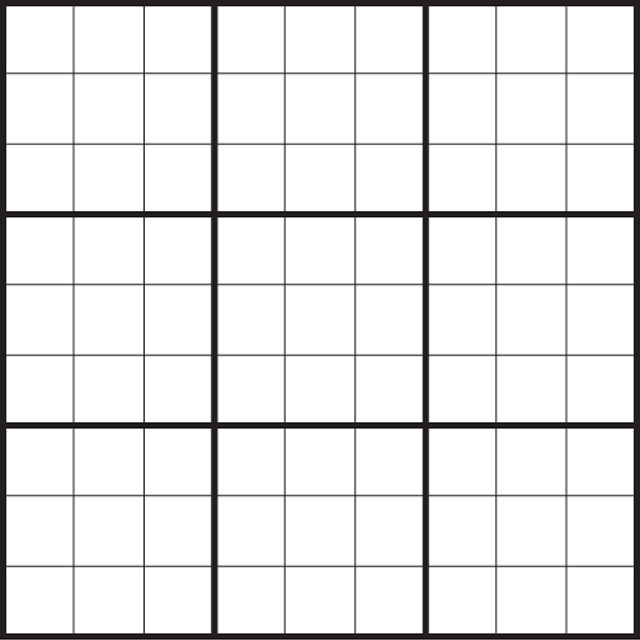
#> input picture img/sudoku-grid.png, 640 x 640 px, found by its file name
$ python photo_camera_read.py
#> lines starting #> are read from the running program, lines starting #| are printed output that depends on the picture; after the words box and inside, x2 and y2 are one past the last pixel; in counts of white or black regions, pixels touching at a corner belong together
import cv2
import numpy as np
import pickle
import pandas as pd

#####################################################

# scale = 640/480
scale = 1280/720
cached_sudoku_boards = 20


################### CNN functions ###########################


def grayscale(img):
    img = cv2.cvtColor(img, cv2.COLOR_BGR2GRAY)
    return img


def equalize(img):
    img = cv2.equalizeHist(img)
    return img


# [6 lines left out: function preprocessing, not called in this run]


def recognise(img):
    samples = np.loadtxt('src/train/generalsamples.data',np.float32)
    responses = np.loadtxt('src/train/generalresponses.data',np.float32)
    responses = responses.reshape((responses.size,1))

    model = cv2.ml.KNearest_create()
    model.train(samples, cv2.ml.ROW_SAMPLE, responses)

    out = np.zeros(img.shape,np.uint8)
    if  img.shape[0]>28:
        cv2.rectangle(img,(0,0),(img.shape[1],img.shape[0]),(0,255,0),2)
        roi = cv2.resize(img, (img.shape[0], img.shape[0]))
        roismall = cv2.resize(roi,(10,10))
        roismall = roismall.reshape((3,100))
        roismall = np.float32(roismall)
        retval, results, neigh_resp, dists = model.findNearest(roismall, k = 1)
        string = str(int((results[0][0])))
        cv2.putText(out,string,(0,0+img.shape[0]),0,1,(0,255,0))
        return int(results[0][0])
    return 0

#####################################################


def make_image_rectangle(img):
    img_small = cv2.resize(img, (0, 0), fx=scale, fy=scale)
    width = int(np.size(img_small, 1))
    height = int(np.size(img_small, 0))
    centre = int((width - height) / 2)

    return img_small[0:height, centre:width - centre]


def draw_user_interface(img_user):
    cv2.line(img_user, (70, 70), (70, 570), (0, 0, 0), 2)
    cv2.line(img_user, (70, 570), (570, 570), (0, 0, 0), 2)
    cv2.line(img_user, (570, 570), (570, 70), (0, 0, 0), 2)
    cv2.line(img_user, (570, 70), (70, 70), (0, 0, 0), 2)
    cv2.putText(img_user, "Press enter to confirm", (130, 60), cv2.FONT_HERSHEY_DUPLEX, 1, (0, 0, 0), 1, cv2.LINE_AA)

    return img_user


def get_dilated_image(img_small):
    img_blur = cv2.GaussianBlur(img_small, (5, 5), 1)
    img_gray = cv2.cvtColor(img_blur, cv2.COLOR_BGR2GRAY)
    img_canny = cv2.Canny(img_gray, 90, 20)

    return cv2.dilate(img_canny, np.ones((5, 5)), iterations=1)


def get_contour_points(img_dilate):
    max_area = 0
    sudoku_points = []

    contours, hierarchy = cv2.findContours(img_dilate, cv2.RETR_LIST, cv2.CHAIN_APPROX_SIMPLE)

    for contour in contours:
        area = cv2.contourArea(contour)
        points = cv2.approxPolyDP(contour, 50, 10, True)

        if area > max_area and len(points) == 4:
            sudoku_points = points
            max_area = area

    return sudoku_points


def sort_points(points):
    if len(points) != 4: raise ValueError

    x_average = (points[0][0][0] + points[1][0][0] + points[2][0][0] + points[3][0][0]) / 4
    y_average = (points[0][0][1] + points[1][0][1] + points[2][0][1] + points[3][0][1]) / 4

    se = nw = ne = sw = None

    for point in points:
        point = point[0]
        if point[0] > x_average and point[1] > y_average:
            se = point
        elif point[0] < x_average and point[1] < y_average:
            nw = point
        elif point[0] > x_average and point[1] < y_average:
            ne = point
        elif point[0] < x_average and point[1] > y_average:
            sw = point

    return [nw, ne, sw, se]


def get_transformed_sudoku(img_small, points):
    before = np.float32(points)
    after = np.float32([[0, 0], [1280, 0], [0, 1280], [1280, 1280]])

    matrix = cv2.getPerspectiveTransform(before, after)
    sudoku = cv2.warpPerspective(img_small, matrix, (1280, 1280))
    return cv2.resize(sudoku, (900, 900))


def get_separated_sudoku_numbers(img_sudoku):
    img_sudoku_blur = cv2.GaussianBlur(img_sudoku, (3, 3), 1)
    img_sudoku_gray = cv2.cvtColor(img_sudoku_blur, cv2.COLOR_BGR2GRAY)
    img_sudoku_canny = cv2.Canny(img_sudoku_gray, 90, 20)
    img_sudoku_dilate = cv2.dilate(img_sudoku_canny, np.ones((6, 6)))
    img_sudoku_processed = cv2.morphologyEx(img_sudoku_dilate, cv2.MORPH_CLOSE, np.ones((6, 6)))

    horizontal_structure = cv2.getStructuringElement(cv2.MORPH_RECT, (1, 100))
    vertical_structure = cv2.getStructuringElement(cv2.MORPH_RECT, (100, 1))
    img_sudoku_horizontal = cv2.morphologyEx(img_sudoku_processed, cv2.MORPH_OPEN, horizontal_structure)
    img_sudoku_vertical = cv2.morphologyEx(img_sudoku_processed, cv2.MORPH_OPEN, vertical_structure)

    img_sudoku_table = img_sudoku_horizontal + img_sudoku_vertical
    img_sudoku_table = cv2.dilate(img_sudoku_table, np.ones((15, 15)))

    return img_sudoku_processed - img_sudoku_table

def DED(grayImg):
    minInt, maxInt, minLoc, maxLoc = cv2.minMaxLoc(grayImg)
    beam = cv2.mean(grayImg)
    mean = float(beam[0])
    CannyOfTuna = cv2.Canny(grayImg, (mean + minInt)/2, (mean + maxInt)/2)
    return CannyOfTuna


# [20 lines left out: function get_completed_sudoku_photo, not called in this run]


def get_completed_sudoku_camera(img_sudoku_numbers, sudoku_cut, img_sudoku_result):
    thresh, im_bw = cv2.threshold(img_sudoku_numbers, 128, 255, 0)
    contours, hierarchy = cv2.findContours(DED(im_bw), cv2.RETR_EXTERNAL, cv2.CHAIN_APPROX_NONE)

    cv2.waitKey(0)

    sudoku_board = [[None] * 9 for _ in range(9)]

    for contour in contours:
        area = cv2.contourArea(contour)

        if area > 500:
            x, y, w, h = cv2.boundingRect(contour)
            img_number = sudoku_cut[y:y + h, x:x + w]
            prediction = recognise(img_number)

            y_index = int(np.floor(y / 100))
            x_index = int(np.floor(x / 100))

            cv2.putText(img_sudoku_result, str(prediction), (x_index * 70 + 20, y_index * 70 + 60),
                        cv2.FONT_HERSHEY_DUPLEX, 2, (0, 0, 0), 2, cv2.LINE_AA)

            sudoku_board[y_index][x_index] = prediction

    return img_sudoku_result, sudoku_board


# [54 lines left out: functions render_window, cache_sudoku_boards, get_result_sudoku_boards, read_image, not called in this run]


def read_camera():
    # cap = cv2.VideoCapture(0)
    img_sudoku_grid = cv2.imread("img/sudoku-grid.png")
#> img_sudoku_grid is the input picture: shape (640, 640, 3); mean B, G, R 231.8, 231.7, 232.1

    global scale
    # scale = 640 / cap.get(4)
    scale = 1280/720
    # scale = 1
    sudoku_boards = []
    loop = True

    while loop:
        # success, img = cap.read()
        img = cv2.imread("sudoku.jpg")
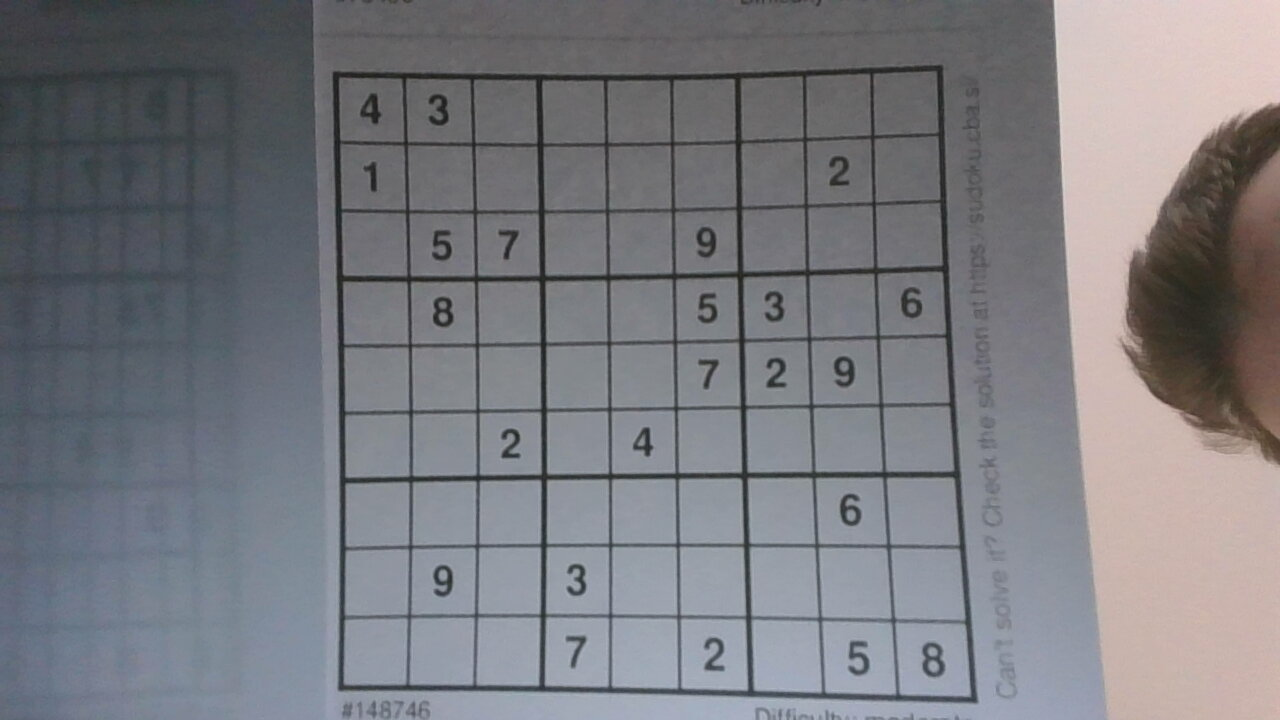
#> input picture sudoku.jpg, 1280 x 720 px, found by its file name
#> img is the input picture: shape (720, 1280, 3); mean B, G, R 127.1, 122, 121.5

        img_small = make_image_rectangle(img)
#> in make_image_rectangle, `width = int(np.size(img_small, 1))`: width = 2276
#> in make_image_rectangle, `height = int(np.size(img_small, 0))`: height = 1280
#> in make_image_rectangle, `centre = int((width - height) / 2)`: centre = 498
        img_user = draw_user_interface(img_small.copy())

        img_dilate = get_dilated_image(img_small)
#> in get_dilated_image, `img_canny = cv2.Canny(img_gray, 90, 20)`:
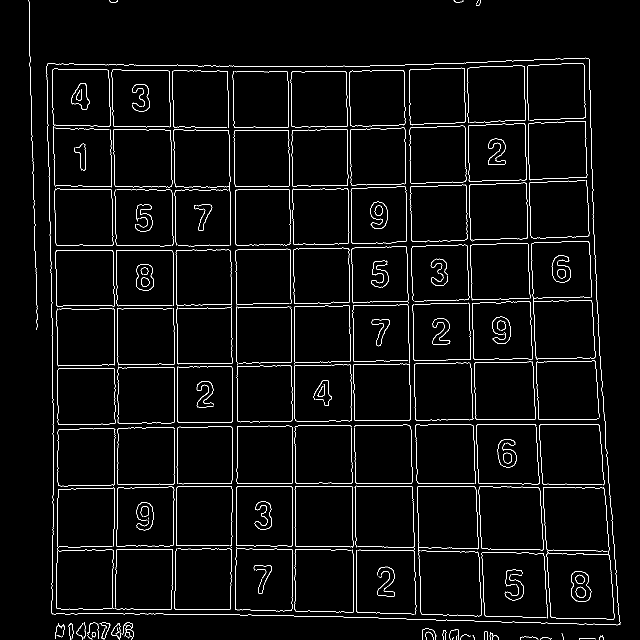
#> img_canny: shape (1280, 1280) (shown at 1/2 size); 3% white in thin lines or dots
#> in get_dilated_image, `return cv2.dilate(img_canny, np.ones((5, 5)), iterations=1)`:
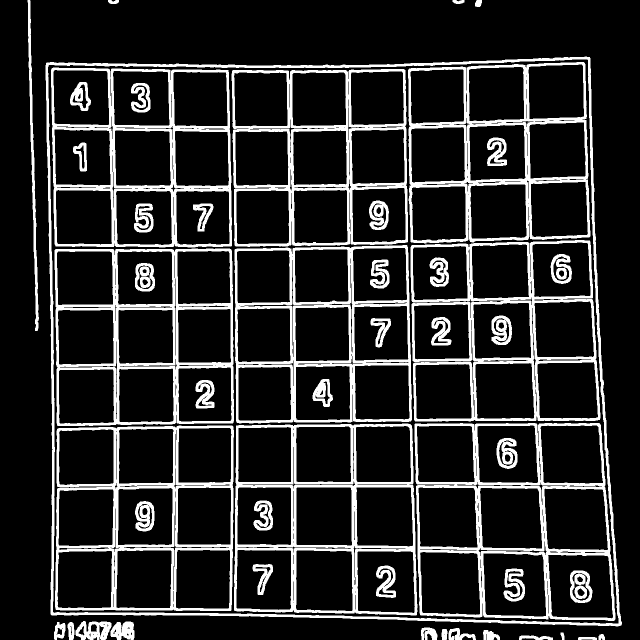
#> returned value: shape (1280, 1280) (shown at 1/2 size); 15.9% white; 52 white regions
        points = get_contour_points(img_dilate)
#> in get_contour_points, `contours, hierarchy = cv2.findContours(img_dilate, cv2.RETR_LIST, cv2...`: contours = 474 contours, 120 with area under 20; largest, box (x1, y1, x2, y2) and area: (91, 113, 1244, 1253) 1227600, (95, 118, 1238, 1248) 1208362, (829, 846, 1231, 1242) 147964, (468, 847, 835, 1231) 134771, (110, 851, 468, 1222) 129093
#> the loop in get_contour_points, `for contour in contours:` made 474 passes
#> (area, sudoku_points, max_area) on passes 77, 179, 469, 470: (15211, [[1095, 1111], [1214, 1111], [1226, 1234], [1106, 1233]], 15211), (134771, [[820, 848], [472, 851], [469, 1221], [833, 1229]], 134771), (1208361.5, [[1174, 118], [1237, 1246], [107, 1225], [96, 131]], 1208361.5), (1227600, [[1179, 114], [92, 126], [103, 1230], [1242, 1250]], 1227600)
#> (area, points) on passes 1, 3, 8, 14, 20, 22: (157.5, [[1156, 1275]]), (342.5, [[1038, 1275], [1105, 1279]]), (104.5, [[1199, 1269]]), (69.5, [[1121, 1265]]), (408, [[967, 1261]]), (202.5, [[885, 1258]])
#> after the loop in get_contour_points, `for contour in contours:`: max_area = 1227600
#> points = [[1179, 114], [92, 126], [103, 1230], [1242, 1250]]

        try:
            points = sort_points(points)
#> in sort_points, `x_average = (points[0][0][0] + points[1][0][0] + points[2][0][0] + poi..`: x_average = 654
#> in sort_points, `y_average = (points[0][0][1] + points[1][0][1] + points[2][0][1] + poi..`: y_average = 680
#> the loop in sort_points, `for point in points:` made 4 passes
#> points = [[92, 126], [1179, 114], [103, 1230], [1242, 1250]]
            img_sudoku = get_transformed_sudoku(img_small, points)
#> in get_transformed_sudoku, `before = np.float32(points)`: before has the same summary as points in read_camera
#> in get_transformed_sudoku, `matrix = cv2.getPerspectiveTransform(before, after)`: matrix = [[1.22, -0.0122, -110.7], [0.0135, 1.22, -155.2], [2.66e-05, 4.19e-05, 1]]
        except (ValueError, cv2.error):
            loop = render_window(img_user, img_sudoku_grid)
            continue

        img_sudoku_numbers = get_separated_sudoku_numbers(img_sudoku)
#> in get_separated_sudoku_numbers, `img_sudoku_canny = cv2.Canny(img_sudoku_gray, 90, 20)`: img_sudoku_canny: shape (900, 900); 4.7% white in thin lines or dots
#> in get_separated_sudoku_numbers, `img_sudoku_dilate = cv2.dilate(img_sudoku_canny, np.ones((6, 6)))`: img_sudoku_dilate: shape (900, 900); 27.7% white; 24 white regions, largest, box (x1, y1, x2, y2) and area: (0, 0, 900, 900) 195544, (823, 817, 860, 869) 1586, (144, 335, 179, 384) 1445
#> in get_separated_sudoku_numbers, `img_sudoku_processed = cv2.morphologyEx(img_sudoku_dilate, cv2.MORPH_C..`: img_sudoku_processed: shape (900, 900); 29.6% white; 24 white regions, largest, box (x1, y1, x2, y2) and area: (0, 0, 900, 900) 208799, (824, 818, 861, 870) 1675, (722, 817, 757, 870) 1556
#> in get_separated_sudoku_numbers, `img_sudoku_horizontal = cv2.morphologyEx(img_sudoku_processed, cv2.MOR..`: img_sudoku_horizontal: shape (900, 900); 13.6% white; 10 white regions, largest, box (x1, y1, x2, y2) and area: (0, 0, 19, 900) 14038, (881, 0, 900, 900) 12573, (289, 8, 319, 900) 12523
#> in get_separated_sudoku_numbers, `img_sudoku_vertical = cv2.morphologyEx(img_sudoku_processed, cv2.MORPH..`: img_sudoku_vertical: shape (900, 900); 13.7% white; 10 white regions, largest, box (x1, y1, x2, y2) and area: (0, 0, 900, 24) 13677, (5, 583, 900, 609) 12343, (0, 294, 898, 319) 12223
#> in get_separated_sudoku_numbers, `img_sudoku_table = cv2.dilate(img_sudoku_table, np.ones((15, 15)))`:
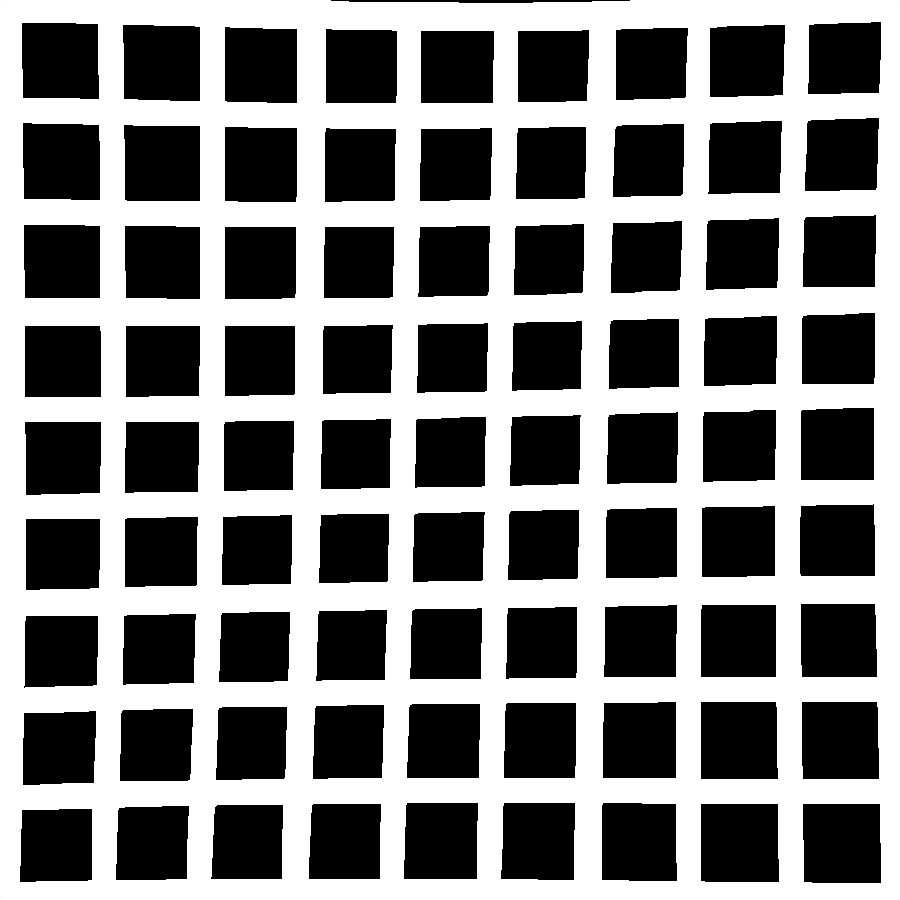
#> img_sudoku_table: shape (900, 900); min 0, max 255, mean 124
        img_sudoku_numbers = ~img_sudoku_numbers
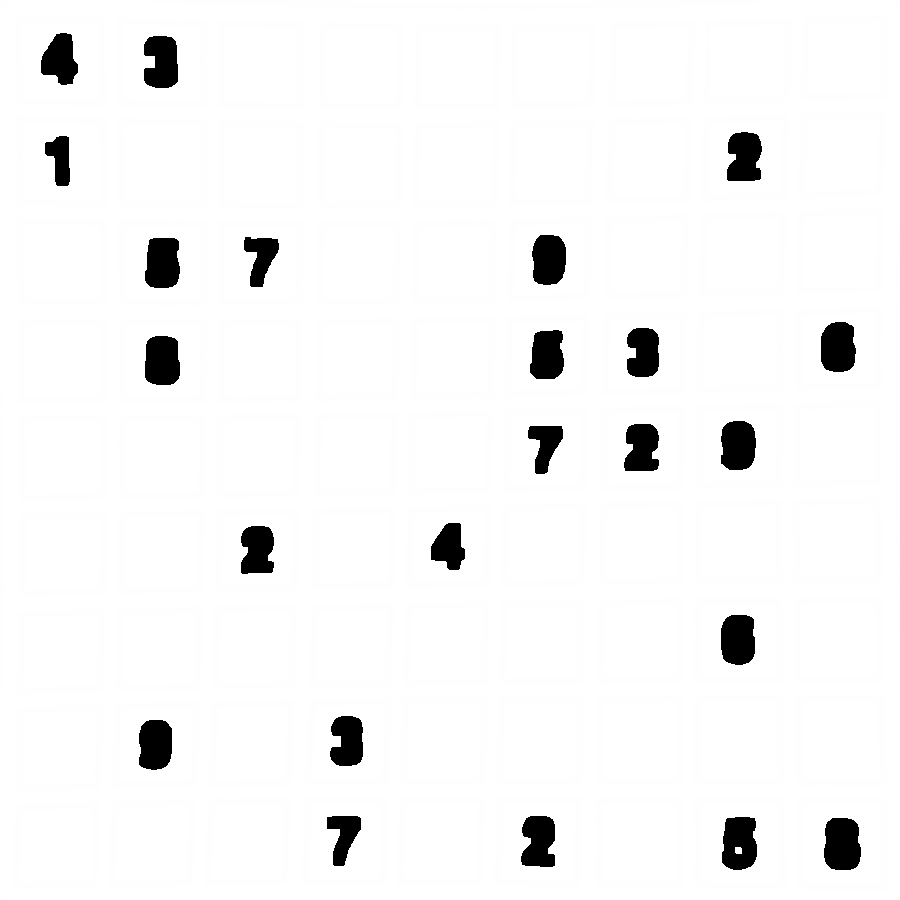
#> img_sudoku_numbers: shape (900, 900); min 0, max 255, mean 244.9
        cv2.imwrite("./sudoku_board.jpg", img_sudoku_numbers)

        img_sudoku_result, sudoku_board = get_completed_sudoku_camera(img_sudoku_numbers, img_sudoku,
                                                                      img_sudoku_grid.copy())
#> in get_completed_sudoku_camera, `thresh, im_bw = cv2.threshold(img_sudoku_numbers, 128, 255, 0)`: im_bw: shape (900, 900); 96.1% white; 23 black regions, largest, box (x1, y1, x2, y2) and area: (824, 818, 861, 870) 1675, (722, 817, 757, 870) 1556, (145, 238, 180, 288) 1535
#> in DED, `minInt, maxInt, minLoc, maxLoc = cv2.minMaxLoc(grayImg)`: minInt = 0; maxInt = 255; minLoc = (60, 33); maxLoc = (0, 0)
#> in DED, `beam = cv2.mean(grayImg)`: beam = (245.2, 0, 0, 0)
#> in DED, `mean = float(beam[0])`: mean = 245.2
#> in DED, `CannyOfTuna = cv2.Canny(grayImg, (mean + minInt)/2, (mean + maxInt)/2)`:
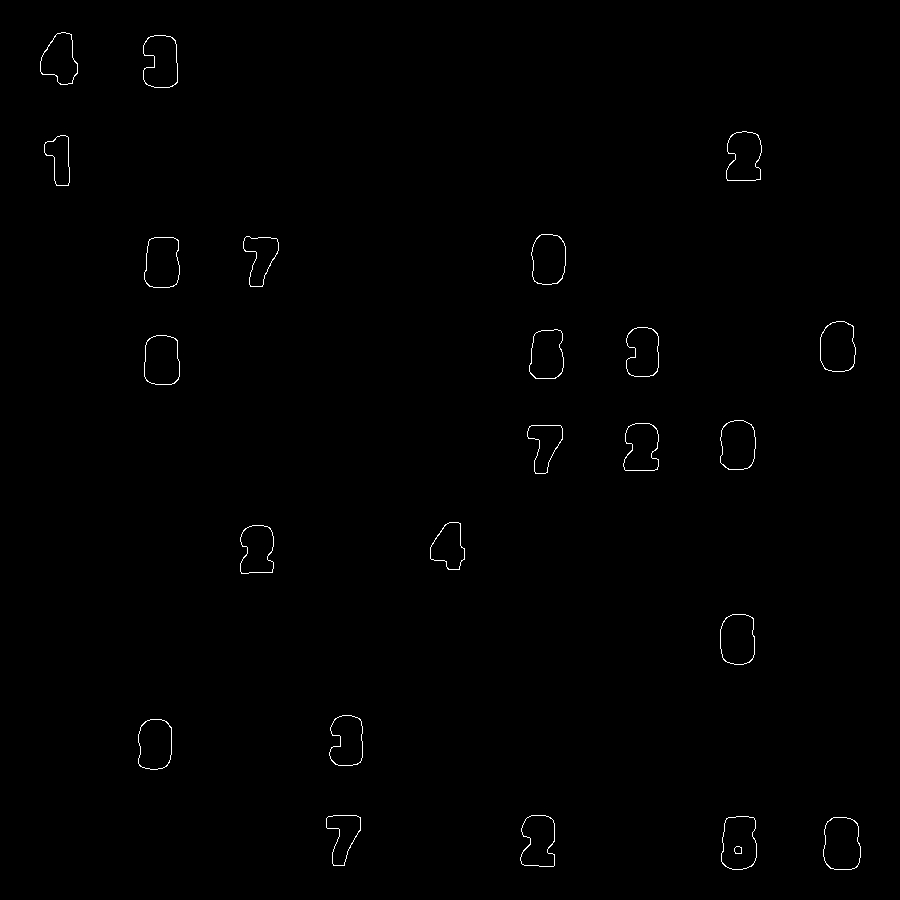
#> CannyOfTuna: shape (900, 900); 0.44% white in thin lines or dots, all inside (x1, y1, x2, y2) = (40, 32, 861, 870)
#> in get_completed_sudoku_camera, `contours, hierarchy = cv2.findContours(DED(im_bw), cv2.RETR_EXTERNAL, ..`: contours = 23 contours; largest, box (x1, y1, x2, y2) and area: (823, 817, 861, 870) 1678, (721, 816, 757, 870) 1612, (144, 237, 180, 288) 1540, (144, 335, 180, 385) 1530, (820, 321, 856, 372) 1510
#> the loop in get_completed_sudoku_camera, `for contour in contours:` made 1 pass
#> (area, x, y, w, h) on pass 1: (1677.5, 823, 817, 38, 53)
#> pass 1, in get_completed_sudoku_camera, `img_number = sudoku_cut[y:y + h, x:x + w]`:
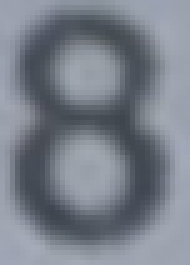
#> img_number: shape (53, 38, 3) (shown 5 times larger); mean B, G, R 138.3, 127.7, 121.2
#> after the loop in get_completed_sudoku_camera, `for contour in contours:`: sudoku_board = 9 items
        cache_sudoku_boards(sudoku_boards, sudoku_board)
        loop = render_window(cv2.resize(img_user, (640, 640)), img_sudoku_result)

    # cap.release()
    cv2.destroyAllWindows()

    return get_result_sudoku_boards(sudoku_boards)

if __name__ == "__main__":
#> (the run stopped early here; a loop or call above may not have finished)
